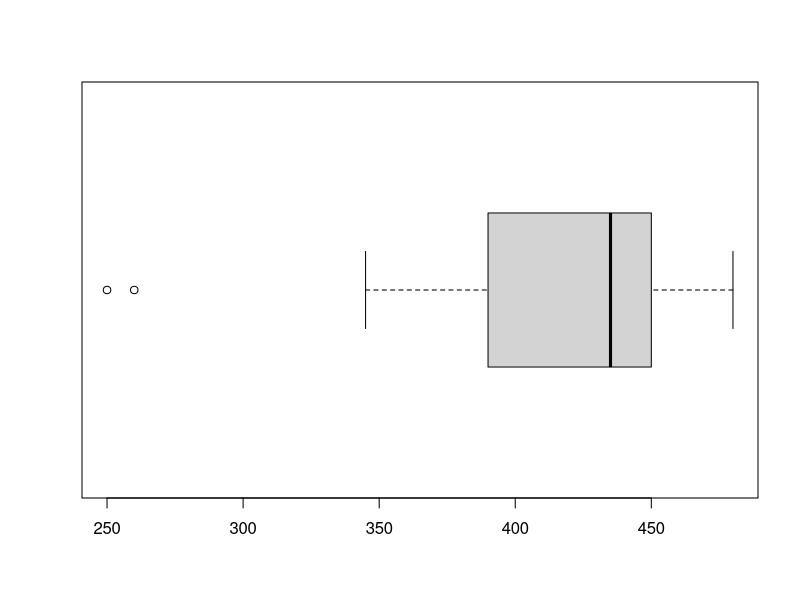
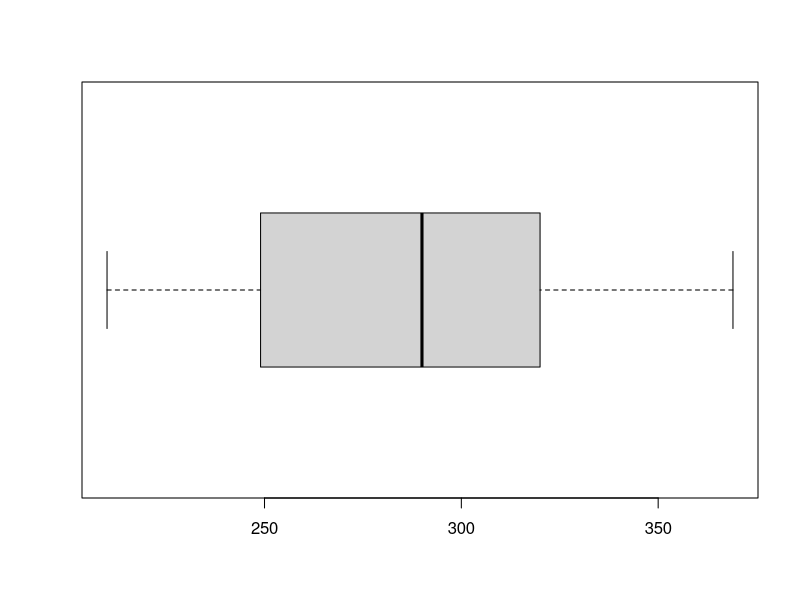
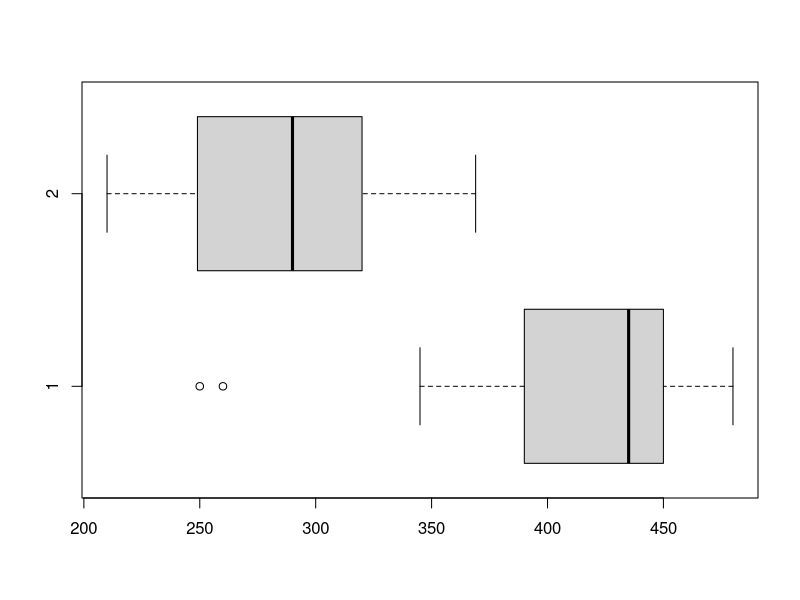
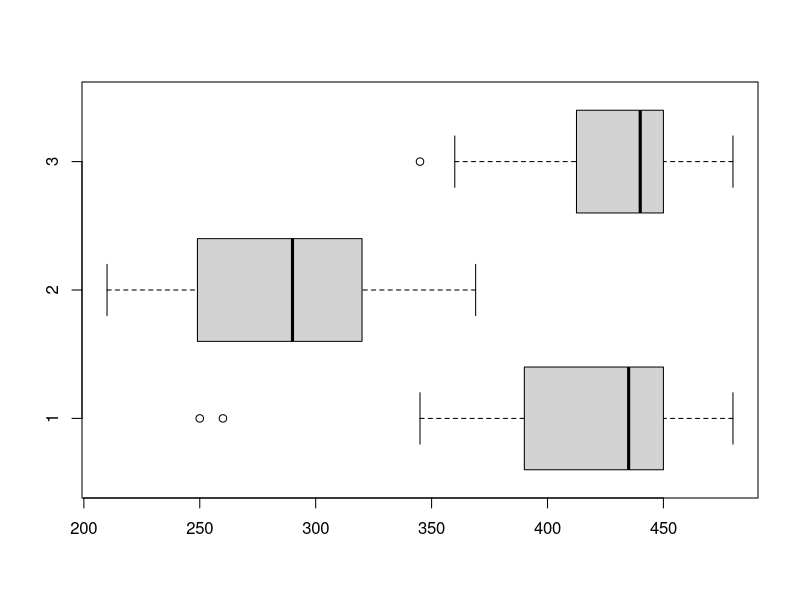

Source code (R) for these figures, in order:
#-------------------------------------------------------------------------------
# Name       : Milan Bui
# Class      : STA 2260.05
# Date       : 2020.09.03
# Assignment : Homework 2
# Description: Given recorded reaction times (in ms) random sample of players of 
#              osu! and Beatmania IIDX. Variance, standard deviation, & boxplots
#-------------------------------------------------------------------------------

# Given data -------------------------------------------------------------------

osu_data <- c(450, 420, 469, 360, 450, 390, 250, 415, 410, 480, 444, 461, 260, 
              440, 345, 435, 449)

iidx_data <- c(350, 369, 275, 215, 249, 210, 360, 320, 215, 233, 280, 274, 290, 
               310, 320, 290, 304)



# Part (a) ---------------------------------------------------------------------

# Get variance and sd of osu! data
osu_var <- var(osu_data); osu_var
osu_sd  <- sd(osu_data); osu_sd

# Create box plot for data
osu_boxplot <- boxplot(osu_data, horizontal = T)

# [Q] Do you think the data is skewed or symmetric? I skewed, what kind? Explain
#     what made you come to you conclusion.
# [A] This data is negatively skewed. The reason for this, is that the median,
#     which should be the peak is closer to the right.

osu_fl <- osu_boxplot$stats[2]; osu_fl
osu_fu <- osu_boxplot$stats[4]; osu_fu
osu_fs <- osu_fu - osu_fl; osu_fs

# [Q] What is the spread of fourths for this data? (use $)
# [A] The spread of fourths for this data is 60.




# Part (b) ---------------------------------------------------------------------

# Get the variance and sd of IIDX data
iidx_var <- var(iidx_data); iidx_var
iidx_sd  <- sd(iidx_data); iidx_sd

# Create box plot
iidx_boxplot <- boxplot(iidx_data, horizontal = T)

# [Q] Do you think the data is skewed or symmetric? I skewed, what kind? Explain
#     what made you come to you conclusion.
# [A] This data is symmetric as the median is in the center between the lowest
#     and highest value in the bar plot.

iidx_fl <- iidx_boxplot$stats[2]; iidx_fl
iidx_fu <- iidx_boxplot$stats[4]; iidx_fu
iidx_fs <- iidx_fu - iidx_fl; iidx_fs

# [Q] What is the spread of fourths for this data? (use $)
# [A] The spread of fourths for this data is 71.




# Part (c) ---------------------------------------------------------------------

# [Q] Based on the sd from part (a) and (b), which data set do you think is more
#     spread?
# [A] Based on the sd from part (a) and (b), the osu! data set is more spread as
#     its sd (67.837) is are larger number than the iidx data set's sd (50.026). 

# Construct side-by-side boxplots (multiple boxplots in the same window) in R 
# using the boxplot(...) command. You can throw multiple data sets in there.
boxplot(osu_data, iidx_data, horizontal = T)

# [Q] Do you think these side-by-side boxplots agree with your answer about 
#     which one is more spread?
# [A] No, as the osu! data values on the box plot are more condensed compared
#     to the iidx data values. The reason why the spread apeared larger was 
#     because of the outliers. If ignoring the outliers, iidx is more spread than
#     osu. 

# Calculate CV (CV = s / xbar) for both osu! and IIDX data sets.
osu_CV  <- osu_sd / (mean(osu_data)); osu_CV
iidx_CV <- iidx_sd / (mean(iidx_data)); iidx_CV

# [Q] Do these results still agree with what you said earlier about which data 
#     set may be more spread?
# [A] These results do not agree with my initial statement, but they do agree
#     with my statement after looking at the box plots.



# Part (d) ---------------------------------------------------------------------

# Create new variable that removes the outliers from the osu! data. You can just 
# copy your code above and manually remove them.
osu_data_new <- c(450, 420, 469, 360, 450, 390, 415, 410, 480, 444, 461, 440,
                  345, 435, 449)

# Get the sd, variance, and CV of this new data set
osu_data_new_sd  <- sd(osu_data_new); osu_data_new_sd
osu_data_new_var <- var(osu_data_new); osu_data_new_var
osu_data_new_CV  <- osu_data_new_sd / (mean(osu_data_new)); osu_data_new_CV

# [Q] Is it more or less spread than the other two datasets?
# [A] It is less spread than the other two data sets. 

# Create side-by-side boxplots using all three of the data sets. 
boxplot(osu_data, iidx_data, osu_data_new, horizontal = T)


# Comment on shape of the new data set
# This data set is still negatively skewed like the original data set.

# [Q] Notice anything off about the new data set? Comment on anything that stuck
#     out to you.
# [A] This data set had an outlier which was the orginial osu! data set's 
#     smallest xi. All of the five points in the five number summary changed
#     except for the largest xi and the median of the upper half (fu). 


